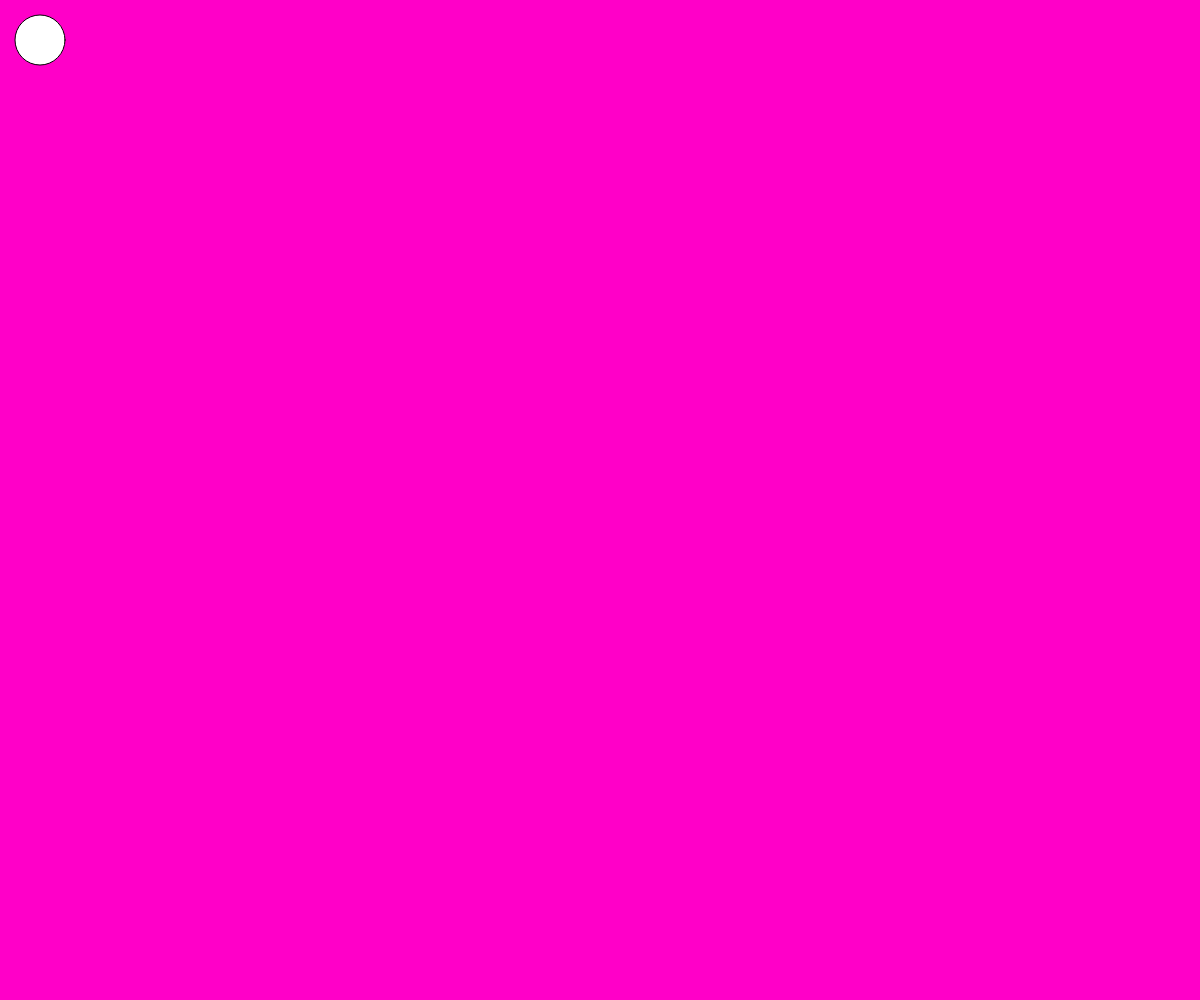
Frame 1 (no input)
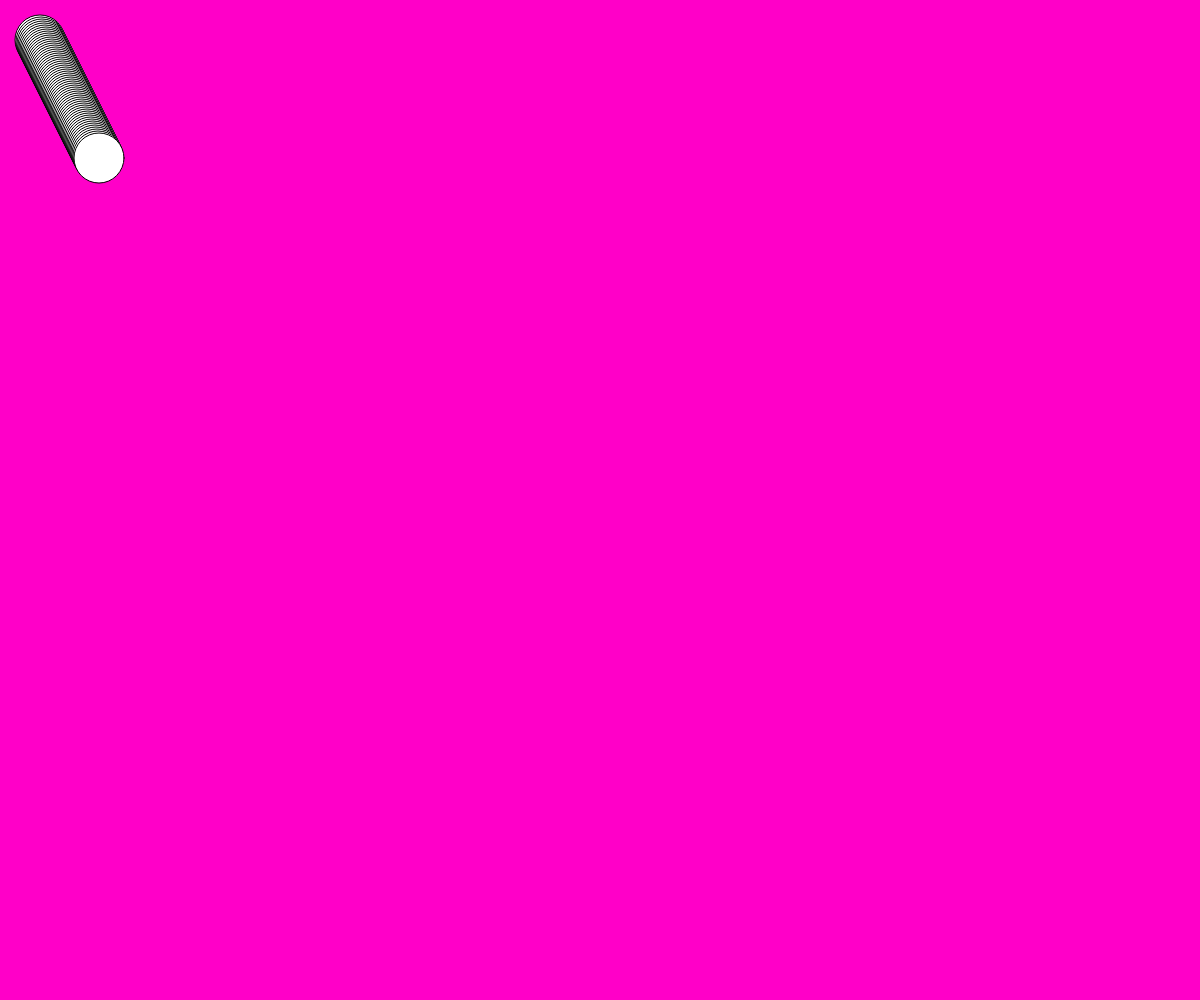
Frame 60 (no input)
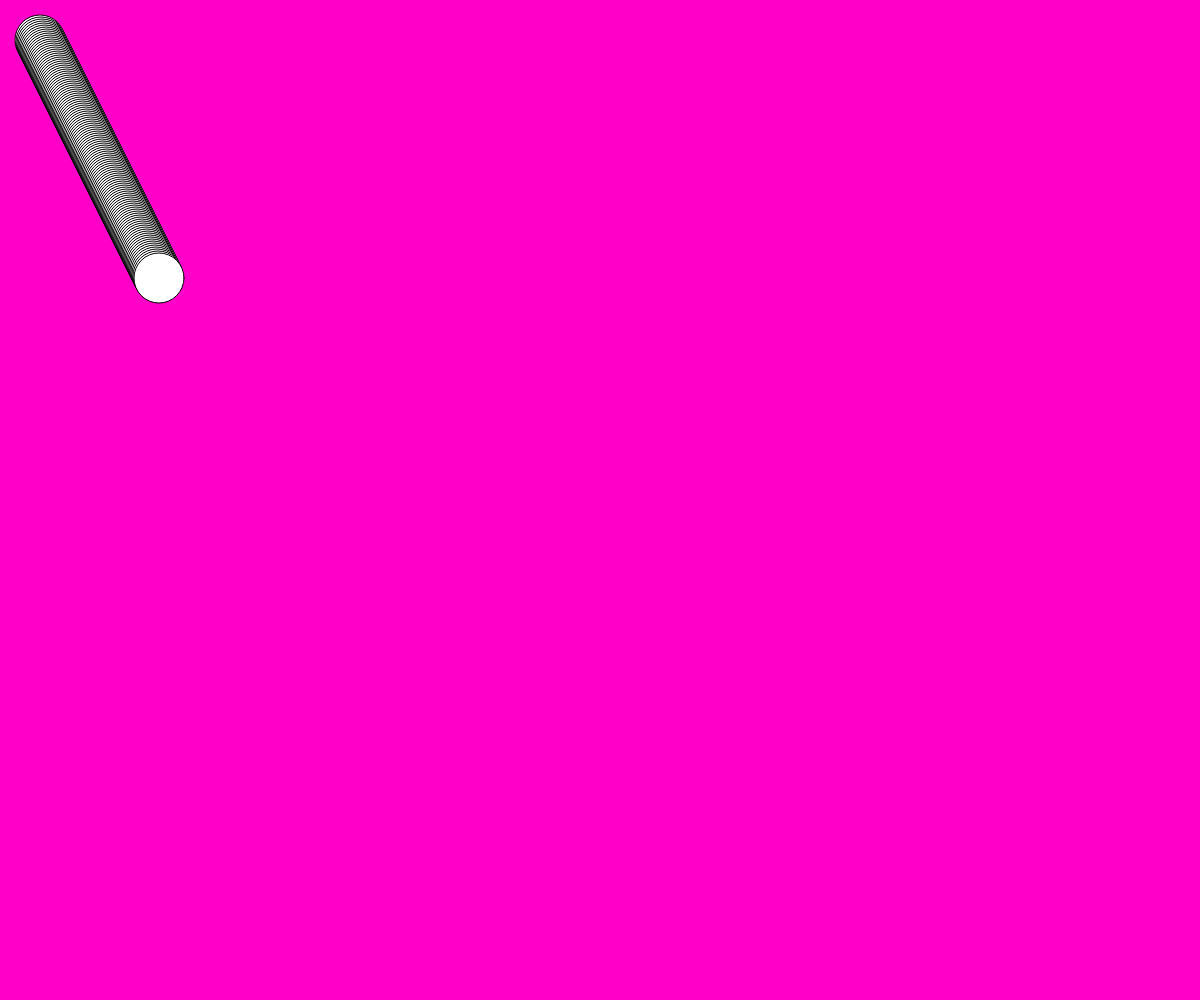
Frame 120 (the mouse pressed at the canvas centre since frame 60)

The p5.js sketch that drew these frames (run headless with seeded random() and noise() and a simulated clock; from frame 60 on, the mouse is pressed at the canvas centre):

// p5.js sketch
// ── sketch.js
let posX = 40;
let posY = 40;

function setup() {
  var cnv = createCanvas(windowWidth, windowHeight);
  cnv.style('display', 'block');
  background(255, 0, 200);
}
function draw (){
	ellipse(posX ,posY ,50,50);
	posX = posX + 1;
	posY = posY + 2;
	if (posX == windowWidth) {
	 posX = 40;
	}
	if (posY == windowHeight) {
	 posY = 40;
	}
}
